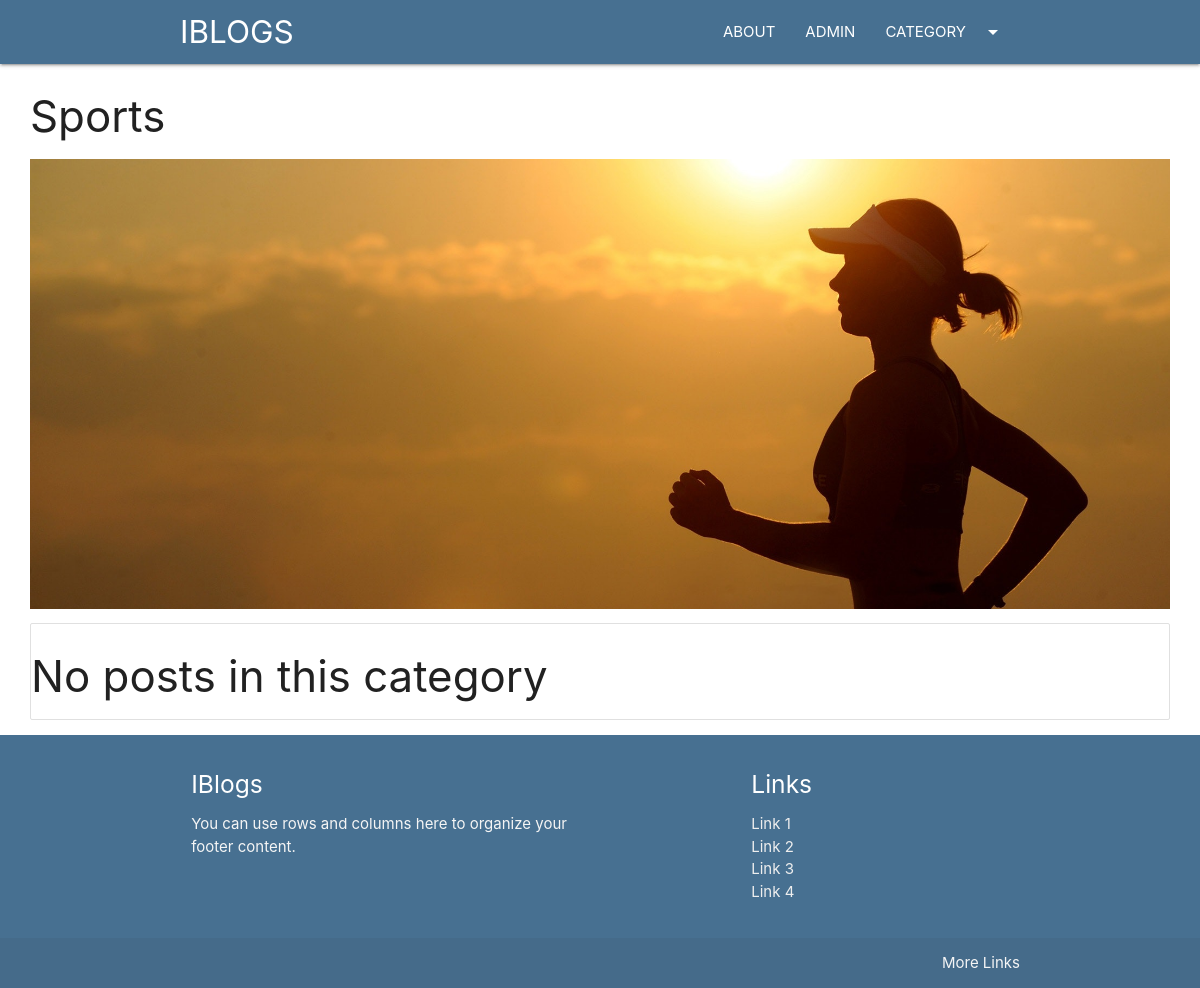
The app's page /category/sp with its own data.
### blog/models.py (models this page shows, shortened)
class Category(models.Model):
    cat_id = models.AutoField(primary_key=True)
    title = models.CharField(max_length=100)
    description = models.TextField()
    url = models.CharField(max_length=100)
    image = models.ImageField(upload_to='category/')
    add_date = models.DateTimeField(auto_now_add=True, null=True)

### blog/views.py (the view)
# urls.py: path('category/<slug:url>',category)
def category(request, url):
    cat = Category.objects.get(url=url)
    posts = Post.objects.filter(cat=cat)
    return render(request, "category.html", {'cat': cat, 'posts': posts})

### template/category.html (shortened to what this page needs)
{%extends 'base.html' %}
{%block content%}
<div class="container-custom">
    <h3>{{cat.title}}</h3>
    <div class="img-container">
        <img src="/media/{{cat.image}}" class="responsive-img" style="max-height:450px;width:100%;object-fit:cover;"
             alt="">
    </div>
    <div class="collection">
        {%for p in posts %}
        <a href="/blog/{{p.url}}" class="collection-item">{{p.title}}</a>
        {% empty %}
        <h3>No posts in this category</h3>
        {%endfor%}
    </div>
</div>
{%endblock%}

### blog/static/css/style.css (style rules this page uses)
.container-custom { width:95%!important; margin:auto; }

### records on screen
Category: title "Sports", image (picture)
